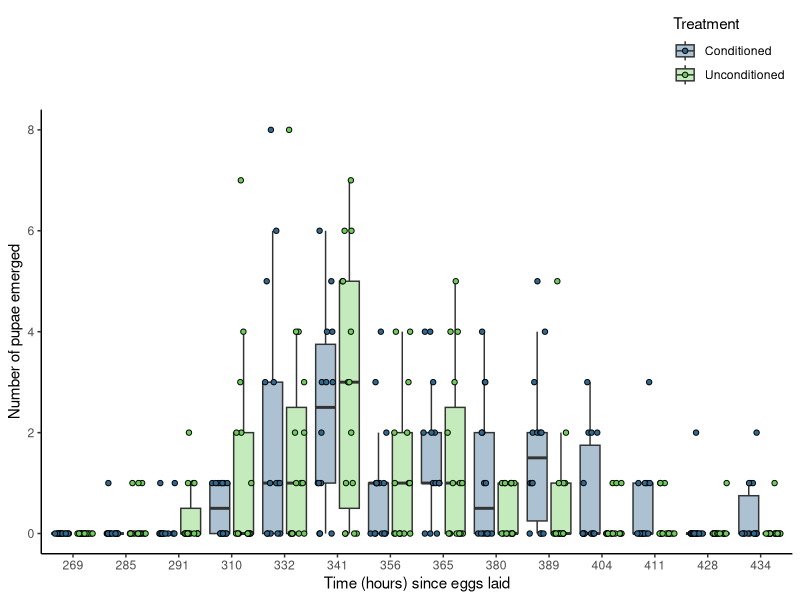
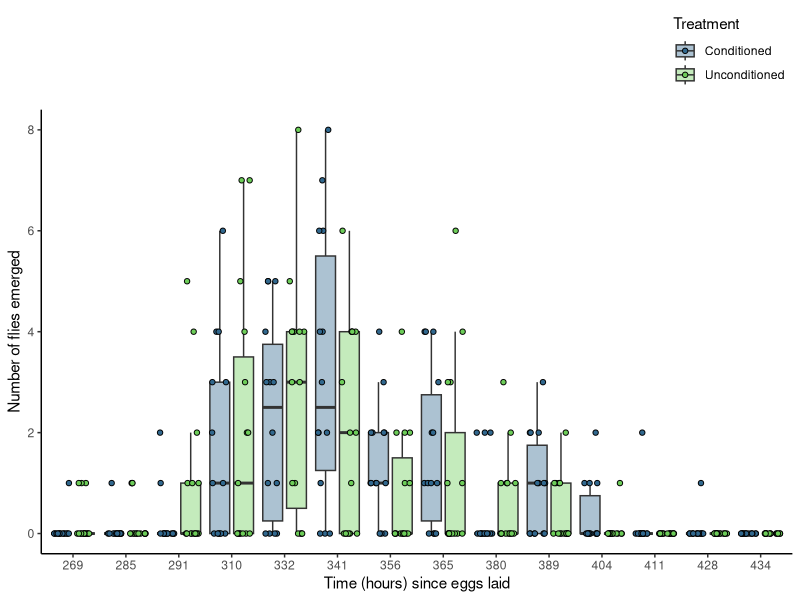

Generate these figures, in order, with R: (Note: this script raises an error after producing the figures.)
## Packages
library(tidyverse)
library(ggplot2)
library(readxl)
library(viridis)


## Choosing colours from viridis to use: 
viridis_colors <- viridis(10)

################################################ PUPAE ANALYSIS ####


## Reading pupae data in
fly_fitness <- read_excel("data/fitness_development/MFE_flies.xlsx")

#### better arranging data

## Separating the data into female and male columns 
fly_fitness_tidy <- tidyr::pivot_longer(data = fly_fitness ,
                                        cols = c( females, males),
                                        names_to = "sex",
                                        values_to = "count") 



females_data <- subset(fly_fitness, select = c(time_hours, females, treatment))


## Boxplot ##
female_boxplot_2 <- ggplot(females_data, aes(x = factor(time_hours), y = females, fill = treatment)) +
  geom_boxplot(outlier.shape = NA, alpha = .4, position = position_dodge(width = 0.9)) +
  geom_point(aes(fill = treatment),
             size = 1.5, shape = 21,
             position = position_jitterdodge(jitter.width = 0.3, dodge.width = 0.9)) +
  scale_fill_manual(values = viridis_colors[c(4, 8)], labels = c("Conditioned", "Unconditioned")) +
  scale_x_discrete(labels = unique(females_data$time_hours)) +
  theme_classic() +
  theme(legend.position = "top",
        legend.justification = "right",
        legend.direction = "vertical",
        strip.placement = "outside", 
        strip.background = element_blank(),  
        strip.text = element_blank()) +
  labs(x = "Time (hours) since eggs laid", 
       y = "Number of pupae emerged",
       fill = "Treatment")


males_data <- subset(fly_fitness, select = c(time_hours, males, treatment))

## Boxplot ##
male_boxplot_2 <- ggplot(males_data, aes(x = factor(time_hours), y = males, fill = treatment)) +
  geom_boxplot(outlier.shape = NA, alpha = .4, position = position_dodge(width = 0.9)) +
  geom_point(aes(fill = treatment),
             size = 1.5, shape = 21,
             position = position_jitterdodge(jitter.width = 0.3, dodge.width = 0.9)) +
  scale_fill_manual(values = viridis_colors[c(4, 8)], labels = c("Conditioned", "Unconditioned")) +
  scale_x_discrete(labels = unique(males_data$time_hours)) +
  theme_classic() +
  theme(legend.position = "top",
        legend.justification = "right",
        legend.direction = "vertical",
        strip.placement = "outside", 
        strip.background = element_blank(),  
        strip.text = element_blank()) +
  labs(x = "Time (hours) since eggs laid", 
       y = "Number of flies emerged",
       fill = "Treatment")




female_boxplot_2 / 
  male_boxplot_2



#### Pupae data check. 
pupae_fitness <- as.data.frame(pupae_fitness)

total_pupae <- pupae_fitness %>% 
  group_by(treatment, vial) %>% 
  summarise(total_pupae = sum(pupae, na.rm = TRUE))


total_pupae <- as.data.frame(total_pupae)
